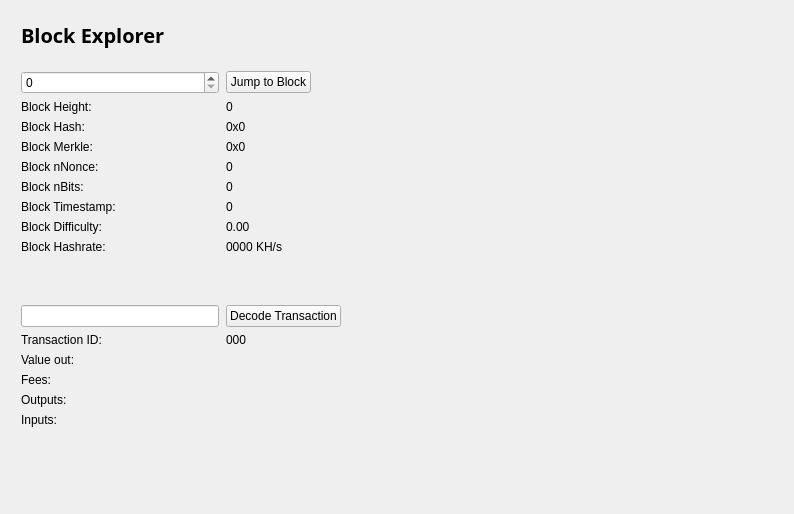
<?xml version="1.0" encoding="UTF-8"?>
<ui version="4.0">
 <class>BlockBrowser</class>
 <widget class="QWidget" name="BlockBrowser">
  <property name="windowModality">
   <enum>Qt::NonModal</enum>
  </property>
  <property name="enabled">
   <bool>true</bool>
  </property>
  <property name="geometry">
   <rect>
    <x>0</x>
    <y>0</y>
    <width>794</width>
    <height>514</height>
   </rect>
  </property>
  <property name="sizePolicy">
   <sizepolicy hsizetype="Preferred" vsizetype="Preferred">
    <horstretch>0</horstretch>
    <verstretch>0</verstretch>
   </sizepolicy>
  </property>
  <property name="minimumSize">
   <size>
    <width>0</width>
    <height>0</height>
   </size>
  </property>
  <property name="acceptDrops">
   <bool>false</bool>
  </property>
  <property name="windowTitle">
   <string>Form</string>
  </property>
  <layout class="QGridLayout">
   <property name="sizeConstraint">
    <enum>QLayout::SetMaximumSize</enum>
   </property>
   <property name="leftMargin">
    <number>21</number>
   </property>
   <property name="topMargin">
    <number>21</number>
   </property>
   <property name="rightMargin">
    <number>10</number>
   </property>
   <item row="1" column="0">
    <widget class="QWidget" name="widget" native="true">
     <widget class="QWidget" name="layoutWidget">
      <property name="geometry">
       <rect>
        <x>0</x>
        <y>0</y>
        <width>699</width>
        <height>27</height>
       </rect>
      </property>
      <layout class="QHBoxLayout" name="horizontalLayout_4">
       <property name="spacing">
        <number>7</number>
       </property>
       <item>
        <widget class="QLabel" name="label_5">
         <property name="font">
          <font>
           <family>Open Sans,sans-serif</family>
          </font>
         </property>
         <property name="text">
          <string>&lt;html&gt;&lt;head/&gt;&lt;body&gt;&lt;p&gt;&lt;span style=&quot; font-size:20px; font-weight:600; color:#000000;&quot;&gt;Block Explorer &lt;/span&gt;&lt;/p&gt;&lt;/body&gt;&lt;/html&gt;</string>
         </property>
        </widget>
       </item>
       <item>
        <spacer name="horizontalSpacer_2">
         <property name="orientation">
          <enum>Qt::Horizontal</enum>
         </property>
         <property name="sizeHint" stdset="0">
          <size>
           <width>40</width>
           <height>20</height>
          </size>
         </property>
        </spacer>
       </item>
      </layout>
     </widget>
     <widget class="QWidget" name="layoutWidget_2">
      <property name="geometry">
       <rect>
        <x>0</x>
        <y>50</y>
        <width>701</width>
        <height>400</height>
       </rect>
      </property>
      <layout class="QGridLayout" name="gridLayout_3" rowstretch="0,0,0,0,0,0,0,0,0,0,0,0,0,0,0,0,0,0,0" columnstretch="2,5">
       <property name="sizeConstraint">
        <enum>QLayout::SetDefaultConstraint</enum>
       </property>
       <property name="horizontalSpacing">
        <number>7</number>
       </property>
       <item row="15" column="0">
        <widget class="QLabel" name="feesLabel">
         <property name="text">
          <string>Fees:</string>
         </property>
        </widget>
       </item>
       <item row="11" column="0">
        <spacer name="verticalSpacer_2">
         <property name="orientation">
          <enum>Qt::Vertical</enum>
         </property>
         <property name="sizeHint" stdset="0">
          <size>
           <width>20</width>
           <height>40</height>
          </size>
         </property>
        </spacer>
       </item>
       <item row="8" column="0">
        <widget class="QLabel" name="timeLabel">
         <property name="text">
          <string>Block Timestamp:</string>
         </property>
        </widget>
       </item>
       <item row="10" column="0">
        <widget class="QLabel" name="pawLabel">
         <property name="text">
          <string>Block Hashrate:</string>
         </property>
        </widget>
       </item>
       <item row="13" column="0">
        <widget class="QLabel" name="txLabel">
         <property name="text">
          <string>Transaction ID:</string>
         </property>
        </widget>
       </item>
       <item row="9" column="0">
        <widget class="QLabel" name="hardLabel">
         <property name="text">
          <string>Block Difficulty:</string>
         </property>
        </widget>
       </item>
       <item row="17" column="1">
        <widget class="QLabel" name="inputBox">
         <property name="text">
          <string/>
         </property>
         <property name="alignment">
          <set>Qt::AlignLeading|Qt::AlignLeft|Qt::AlignTop</set>
         </property>
        </widget>
       </item>
       <item row="1" column="0">
        <widget class="QSpinBox" name="heightBox">
         <property name="sizePolicy">
          <sizepolicy hsizetype="Preferred" vsizetype="Fixed">
           <horstretch>0</horstretch>
           <verstretch>0</verstretch>
          </sizepolicy>
         </property>
         <property name="maximum">
          <number>99999999</number>
         </property>
        </widget>
       </item>
       <item row="13" column="1">
        <widget class="QLabel" name="txID">
         <property name="text">
          <string>000</string>
         </property>
        </widget>
       </item>
       <item row="9" column="1">
        <widget class="QLabel" name="hardBox">
         <property name="text">
          <string>0.00</string>
         </property>
        </widget>
       </item>
       <item row="6" column="0">
        <widget class="QLabel" name="nonceLabel">
         <property name="text">
          <string>Block nNonce:</string>
         </property>
        </widget>
       </item>
       <item row="16" column="0">
        <widget class="QLabel" name="outputLabel">
         <property name="text">
          <string>Outputs:</string>
         </property>
         <property name="alignment">
          <set>Qt::AlignLeading|Qt::AlignLeft|Qt::AlignTop</set>
         </property>
        </widget>
       </item>
       <item row="7" column="0">
        <widget class="QLabel" name="bitsLabel">
         <property name="text">
          <string>Block nBits:</string>
         </property>
        </widget>
       </item>
       <item row="4" column="0">
        <widget class="QLabel" name="hashLabel">
         <property name="text">
          <string>Block Hash:</string>
         </property>
        </widget>
       </item>
       <item row="5" column="0">
        <widget class="QLabel" name="merkleLabel">
         <property name="text">
          <string>Block Merkle:</string>
         </property>
        </widget>
       </item>
       <item row="5" column="1">
        <widget class="QLabel" name="merkleBox">
         <property name="minimumSize">
          <size>
           <width>187</width>
           <height>0</height>
          </size>
         </property>
         <property name="text">
          <string>0x0</string>
         </property>
        </widget>
       </item>
       <item row="3" column="1">
        <widget class="QLabel" name="heightLabel">
         <property name="text">
          <string>0</string>
         </property>
        </widget>
       </item>
       <item row="18" column="0">
        <spacer name="verticalSpacer">
         <property name="orientation">
          <enum>Qt::Vertical</enum>
         </property>
         <property name="sizeHint" stdset="0">
          <size>
           <width>20</width>
           <height>40</height>
          </size>
         </property>
        </spacer>
       </item>
       <item row="17" column="0">
        <widget class="QLabel" name="inputLabel">
         <property name="text">
          <string>Inputs:</string>
         </property>
         <property name="alignment">
          <set>Qt::AlignLeading|Qt::AlignLeft|Qt::AlignTop</set>
         </property>
        </widget>
       </item>
       <item row="15" column="1">
        <widget class="QLabel" name="feesBox">
         <property name="text">
          <string/>
         </property>
        </widget>
       </item>
       <item row="3" column="0">
        <widget class="QLabel" name="heightLabel_2">
         <property name="text">
          <string>Block Height:</string>
         </property>
        </widget>
       </item>
       <item row="7" column="1">
        <widget class="QLabel" name="bitsBox">
         <property name="text">
          <string>0</string>
         </property>
        </widget>
       </item>
       <item row="8" column="1">
        <widget class="QLabel" name="timeBox">
         <property name="text">
          <string>0</string>
         </property>
        </widget>
       </item>
       <item row="10" column="1">
        <widget class="QLabel" name="pawBox">
         <property name="text">
          <string>0000 KH/s</string>
         </property>
        </widget>
       </item>
       <item row="4" column="1">
        <widget class="QLabel" name="hashBox">
         <property name="enabled">
          <bool>true</bool>
         </property>
         <property name="sizePolicy">
          <sizepolicy hsizetype="Preferred" vsizetype="Preferred">
           <horstretch>0</horstretch>
           <verstretch>0</verstretch>
          </sizepolicy>
         </property>
         <property name="minimumSize">
          <size>
           <width>0</width>
           <height>0</height>
          </size>
         </property>
         <property name="text">
          <string>0x0</string>
         </property>
        </widget>
       </item>
       <item row="14" column="1">
        <widget class="QLabel" name="valueBox">
         <property name="text">
          <string/>
         </property>
        </widget>
       </item>
       <item row="12" column="0">
        <widget class="QLineEdit" name="txBox">
         <property name="sizePolicy">
          <sizepolicy hsizetype="Preferred" vsizetype="Fixed">
           <horstretch>0</horstretch>
           <verstretch>0</verstretch>
          </sizepolicy>
         </property>
         <property name="inputMask">
          <string comment="Transaction id" extracomment="Transaction id"/>
         </property>
         <property name="placeholderText">
          <string comment="Transaction ID" extracomment="Transaction ID"/>
         </property>
        </widget>
       </item>
       <item row="6" column="1">
        <widget class="QLabel" name="nonceBox">
         <property name="text">
          <string>0</string>
         </property>
        </widget>
       </item>
       <item row="16" column="1">
        <widget class="QLabel" name="outputBox">
         <property name="text">
          <string/>
         </property>
         <property name="alignment">
          <set>Qt::AlignLeading|Qt::AlignLeft|Qt::AlignTop</set>
         </property>
        </widget>
       </item>
       <item row="14" column="0">
        <widget class="QLabel" name="valueLabel">
         <property name="text">
          <string>Value out:</string>
         </property>
        </widget>
       </item>
       <item row="1" column="1">
        <layout class="QHBoxLayout" name="horizontalLayout_3">
         <item>
          <widget class="QPushButton" name="blockButton">
           <property name="text">
            <string>Jump to Block</string>
           </property>
          </widget>
         </item>
         <item>
          <spacer name="horizontalSpacer">
           <property name="orientation">
            <enum>Qt::Horizontal</enum>
           </property>
           <property name="sizeHint" stdset="0">
            <size>
             <width>40</width>
             <height>20</height>
            </size>
           </property>
          </spacer>
         </item>
        </layout>
       </item>
       <item row="12" column="1">
        <layout class="QHBoxLayout" name="horizontalLayout_5">
         <item>
          <widget class="QPushButton" name="txButton">
           <property name="text">
            <string>Decode Transaction</string>
           </property>
          </widget>
         </item>
         <item>
          <spacer name="horizontalSpacer_3">
           <property name="orientation">
            <enum>Qt::Horizontal</enum>
           </property>
           <property name="sizeHint" stdset="0">
            <size>
             <width>40</width>
             <height>20</height>
            </size>
           </property>
          </spacer>
         </item>
        </layout>
       </item>
      </layout>
     </widget>
    </widget>
   </item>
  </layout>
 </widget>
 <resources/>
 <connections/>
</ui>
